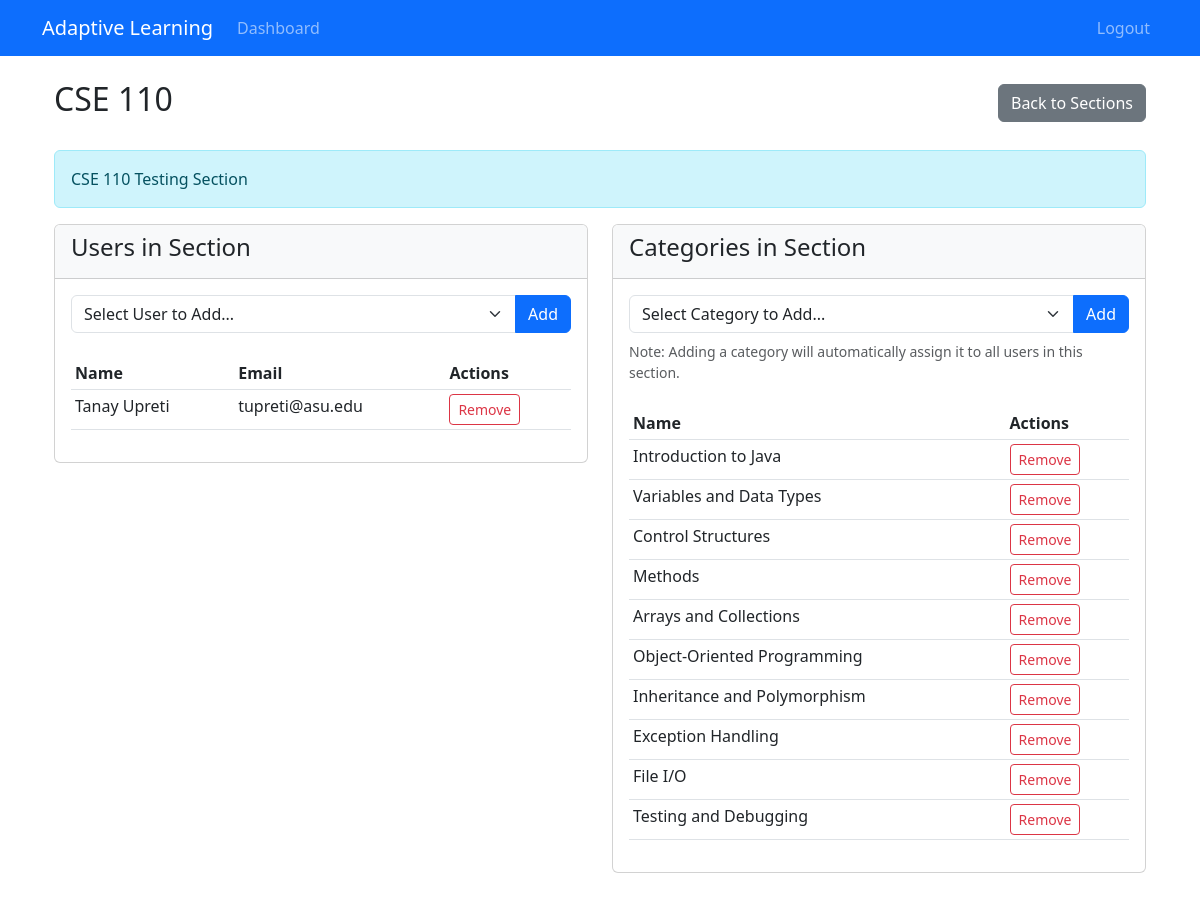
Page /admin/sections/5b989551-c145-4e13-8b26-9f9e3e473f8b (signed in) on the committed database.
### database/models.py (models this page shows, shortened)
class Section(Base):
    __tablename__ = "sections"
    id = Column(Integer, primary_key=True)
    name = Column(String, unique=True, nullable=False)
    description = Column(String)
    uuid = Column(String, unique=True, nullable=False, default=lambda: str(uuid.uuid4()))
    users = relationship("User", secondary=section_users, back_populates="sections")
    categories = relationship("Category", secondary=section_categories, back_populates="sections")

class User(Base):
    __tablename__ = "users"
    id = Column(Integer, primary_key=True)
    name = Column(String, nullable=False)
    email = Column(String, unique=True, nullable=False)
    password_hash = Column(String, nullable=False)  # For authentication
    is_admin = Column(Boolean, default=False)  # Admin flag
    attempts = relationship(
        "AttemptLog", back_populates="user", cascade="all, delete-orphan"
    )
    user_categories = relationship("UserCategory", back_populates="user", cascade="all, delete-orphan")
    sections = relationship("Section", secondary=section_users, back_populates="users")

class Category(Base):
    __tablename__ = "categories"
    id = Column(Integer, primary_key=True)
    name = Column(String, unique=True, nullable=False)
    uuid = Column(String, unique=True, nullable=False, default=lambda: str(uuid.uuid4()))
    questions = relationship("Question", back_populates="category", cascade="all, delete-orphan")
    user_categories = relationship("UserCategory", back_populates="category", cascade="all, delete-orphan")
    sections = relationship("Section", secondary=section_categories, back_populates="categories")

### blueprints/admin/routes.py (the view)
@admin_bp.route('/sections/<uuid:section_uuid>')
@admin_required
def section_detail(section_uuid):
    section_uuid_str = str(section_uuid)
    session = db.get_session()
    try:
        section = session.query(Section).options(
            joinedload(Section.users),
            joinedload(Section.categories)
        ).filter_by(uuid=section_uuid_str).first()
        if not section:
            flash('Section not found.', 'error')
            return redirect(url_for('admin.manage_sections'))
        users = session.query(User).all()
        categories = session.query(Category).all()
        return render_template('admin/sections/detail.html',
                            section=section,
                            all_users=users,
                            all_categories=categories)
    finally:
        session.close()

### blueprints/admin/routes.py (called while the page is built)
def admin_required(f):
    @wraps(f)
    def decorated_function(*args, **kwargs):
        if 'user_id' not in session:
            flash('Please log in to access this page.', 'warning')
            return redirect(url_for('user.login'))
        user = db.get(User, session['user_id'])
        if not user or not user.is_admin:
            flash('You do not have permission to access this page.', 'error')
            return redirect(url_for('user.dashboard'))
        return f(*args, **kwargs)
    return decorated_function

### database/engine.py (called while the page is built)
    def get_session(self):
        return self.Session()

    def get(self, model, id):
        session = self.get_session()
        try:
            return session.query(model).get(id)
        finally:
            session.close()

### main.py (called while the page is built)
@app.before_request
def before_request():
    g.db_session = db.get_session()

@app.after_request
def after_request(response):
    if hasattr(g, 'db_session'):
        g.db_session.close()
    return response

### templates/admin/sections/detail.html (shortened to what this page needs)
{% extends "admin/base.html" %}
{% block content %}
<div class="container mt-4">
    <div class="d-flex justify-content-between align-items-center mb-4">
        <h2>{{ section.name }}</h2>
        <a href="{{ url_for('admin.manage_sections') }}" class="btn btn-secondary">
             Back to Sections
        </a>
    </div>
    {% if section.description %}
    <div class="alert alert-info">
        {{ section.description }}
    </div>
    {% endif %}
    <div class="row">
        <div class="col-md-6 mb-4">
            <div class="card">
                <div class="card-header bg-light">
                    <h4>Users in Section</h4>
                </div>
                <div class="card-body">
                    <form method="POST" action="{{ url_for('admin.add_user_to_section', section_uuid=section.uuid) }}" class="mb-4">
                        <div class="input-group">
                            <select name="user_id" class="form-select" required>
                                <option value="">Select User to Add...</option>
                            </select>
                            <button type="submit" class="btn btn-primary">
                                 Add
                            </button>
                        </div>
                    </form>
                    {% if section.users %}
                        <div class="table-responsive">
                            <table class="table table-hover table-sm">
                                <thead>
                                    <tr>
                                        <th>Name</th>
                                        <th>Email</th>
                                        <th>Actions</th>
                                    </tr>
                                </thead>
                                <tbody>
                                    {% for user in section.users %}
                                        <tr>
                                            <td>{{ user.name }}</td>
                                            <td>{{ user.email }}</td>
                                            <td>
                                                <a href="{{ url_for('admin.remove_user_from_section', section_uuid=section.uuid, user_id=user.id) }}"
                                                   class="btn btn-sm btn-outline-danger"
                                                   onclick="return confirm('Are you sure you want to remove this user from the section?')">
                                                     Remove
                                                </a>
                                            </td>
                                        </tr>
                                    {% endfor %}
                                </tbody>
                            </table>
                        </div>
                    {% else %}
                        <div class="alert alert-warning">
                            No users have been added to this section yet.
                        </div>
                    {% endif %}
                </div>
            </div>
        </div>
        <div class="col-md-6 mb-4">
            <div class="card">
                <div class="card-header bg-light">
                    <h4>Categories in Section</h4>
                </div>
                <div class="card-body">
                    <form method="POST" action="{{ url_for('admin.add_category_to_section', section_uuid=section.uuid) }}" class="mb-4">
                        <div class="input-group">
                            <select name="category_id" class="form-select" required>
                                <option value="">Select Category to Add...</option>
                            </select>
                            <button type="submit" class="btn btn-primary">
                                 Add
                            </button>
                        </div>
                        <div class="form-text mt-2">
                            Note: Adding a category will automatically assign it to all users in this section.
                        </div>
                    </form>
                    {% if section.categories %}
                        <div class="table-responsive">
                            <table class="table table-hover table-sm">
                                <thead>
                                    <tr>
                                        <th>Name</th>
                                        <th>Actions</th>
                                    </tr>
                                </thead>
                                <tbody>
                                    {% for category in section.categories %}
                                        <tr>
                                            <td>{{ category.name }}</td>
                                            <td>
                                                <a href="{{ url_for('admin.remove_category_from_section', section_uuid=section.uuid, category_id=category.id) }}"
                                                   class="btn btn-sm btn-outline-danger"
                                                   onclick="return confirm('Are you sure you want to remove this category from the section?')">
                                                     Remove
                                                </a>
                                            </td>
                                        </tr>
                                    {% endfor %}
                                </tbody>
                            </table>
                        </div>
                    {% else %}
                        <div class="alert alert-warning">
                            No categories have been added to this section yet.
                        </div>
                    {% endif %}
                </div>
            </div>
        </div>
    </div>
</div>
{% endblock %}

### rows in the picture
Section: name "CSE 110", description "CSE 110 Testing Section"
User: name "Tanay Upreti", email "tupreti@asu.edu"
Category: name "Introduction to Java"
Category: name "Variables and Data Types"
Category: name "Control Structures"
Category: name "Methods"
Category: name "Arrays and Collections"
Category: name "Object-Oriented Programming"
Category: name "Inheritance and Polymorphism"
Category: name "Exception Handling"
Category: name "File I/O"
Category: name "Testing and Debugging"
